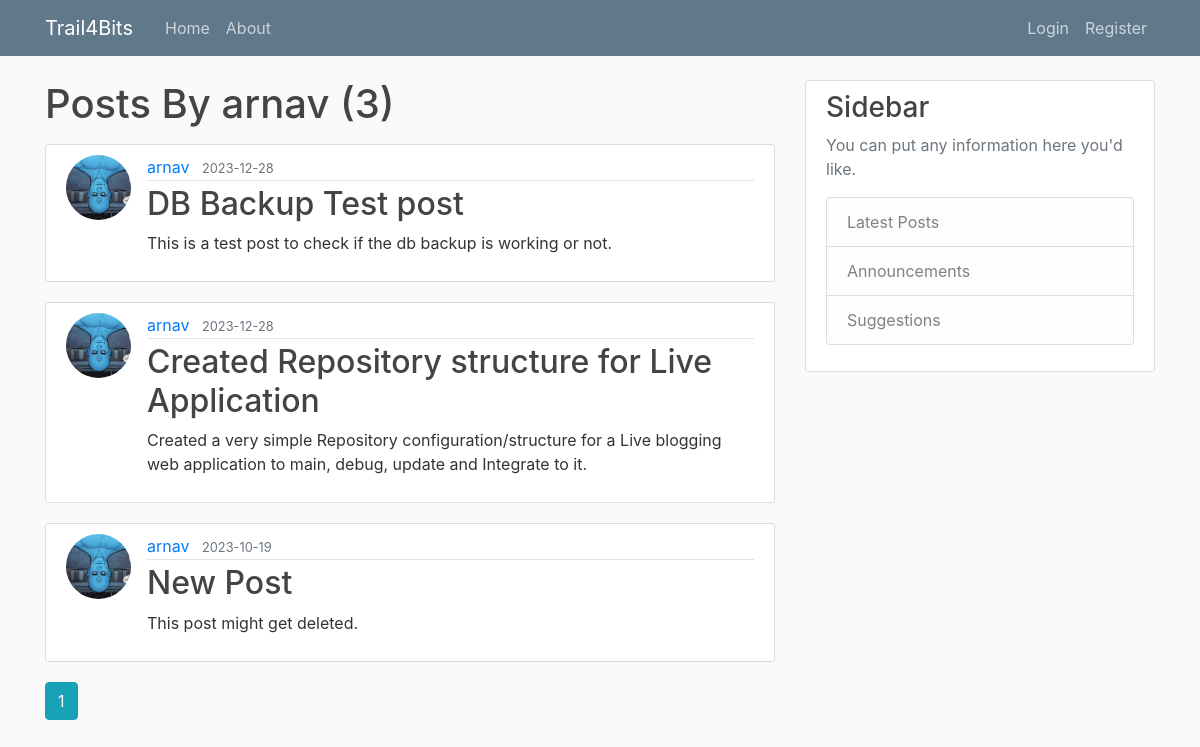
Screenshot of /user/arnav with the database file from the repository.
### flaskblog/models.py (models this page shows, shortened)
class User(db.Model, UserMixin):
    id=db.Column(db.Integer, primary_key=True, )
    username= db.Column(db.String(20), unique=True, nullable=False )
    email=db.Column(db.String(120), nullable=False)
    image_file=db.Column(db.String(120), nullable=False, default='default.jpg')
    password=db.Column(db.String(60), nullable=False)
    posts=db.relationship('Post', backref='author', lazy=True)

class Post(db.Model):
    id=db.Column(db.Integer, primary_key=True)
    title= db.Column(db.String(120), nullable=False)
    content= db.Column(db.Text, nullable=False)
    date_posted= db.Column(db.DateTime, nullable=False, default=datetime.utcnow)
    user_id= db.Column(db.Integer, db.ForeignKey('user.id'), nullable=False)

### flaskblog/users/routes.py (the view)
@users.route("/user/<string:username>")
def user_posts(username):
    page=request.args.get('page', 1, type=int)
    user = User.query.filter_by(username=username).first_or_404()
    posts  = Post.query.filter_by(author=user)\
            .order_by(Post.date_posted.desc())\
            .paginate(per_page=3 , page=page)
    return render_template('user_posts.html', posts=posts, title='Home', user=user, page=page)

### flaskblog/templates/user_posts.html
{% extends "layout.html"%}
{% block content %}
    <h1 class="mb-3">Posts By {{ user.username }} ({{ posts.total }})</h1>
    {% for post in posts%}
    <article class="media content-section">
        <img class="rounded-circle article-img" src="{{ url_for('static', filename='Profile_Pictures/' + post.author.image_file) }} ">
        <div class="media-body">
          <div class="article-metadata">
            <a class="mr-2" href="{{ url_for('users.user_posts', username=post.author.username, page=page_num) }}">{{ post.author.username}}</a>
            <small class="text-muted">{{ post.date_posted.strftime('%Y-%m-%d') }}</small>
          </div>
          <h2><a class="article-title" href="{{ url_for('posts.post', post_id=post.id, page=page_num) }}">{{ post.title }}</a></h2>
          <p class="article-content">{{ post.content }}</p>
        </div>
    </article>
    {% endfor %}
    {% for page_num in posts.iter_pages(left_edge=1, right_edge=1, left_current=1, right_current=1) %}
      {% if page_num %}
        {% if posts.page == page_num %}
          <a class="btn btn-info mb-4" href="{{ url_for('users.user_posts', username=user.username, page=page_num) }}">{{ page_num }}</a>
        {% else %}
          <a class="btn btn-outline-info mb-4" href="{{ url_for('users.user_posts', username=user.username, page=page_num) }}">{{ page_num }}</a>
        {% endif %}
      {% else %}
        ...
      {% endif %}
    {% endfor %}
{% endblock content%}

### flaskblog/static/main.css (style rules this page uses)
body { background: #fafafa; color: #333333; margin-top: 5rem; }
h1, h2, h3, h4, h5, h6 { color: #444444; }
.content-section { background: #ffffff; padding: 10px 20px; border: 1px solid #dddddd; border-radius: 3px; margin-bottom: 20px; }
.article-title { color: #444444; }
.article-content { white-space: pre-line; }
.article-img { height: 65px; width: 65px; margin-right: 16px; }
.article-metadata { padding-bottom: 1px; margin-bottom: 4px; border-bottom: 1px solid #e3e3e3 }

### rows the page displays
User: username "arnav"
Post: image_file (picture), author.username "arnav", date_posted "2023-12-28", title "DB Backup Test post", content "This is a test post to check if the db backup is working or not."
Post: image_file (picture), author.username "arnav", date_posted "2023-12-28", title "Created Repository structure for Live Application", content "Created a very simple Repository configuration/structure for a Live blogging web application to main, debug, update and Integrate to it."
Post: image_file (picture), author.username "arnav", date_posted "2023-10-19", title "New Post", content "This post might get deleted."

### other values shown
{{ posts.total }} "3"
{{ page_num }} "1"
